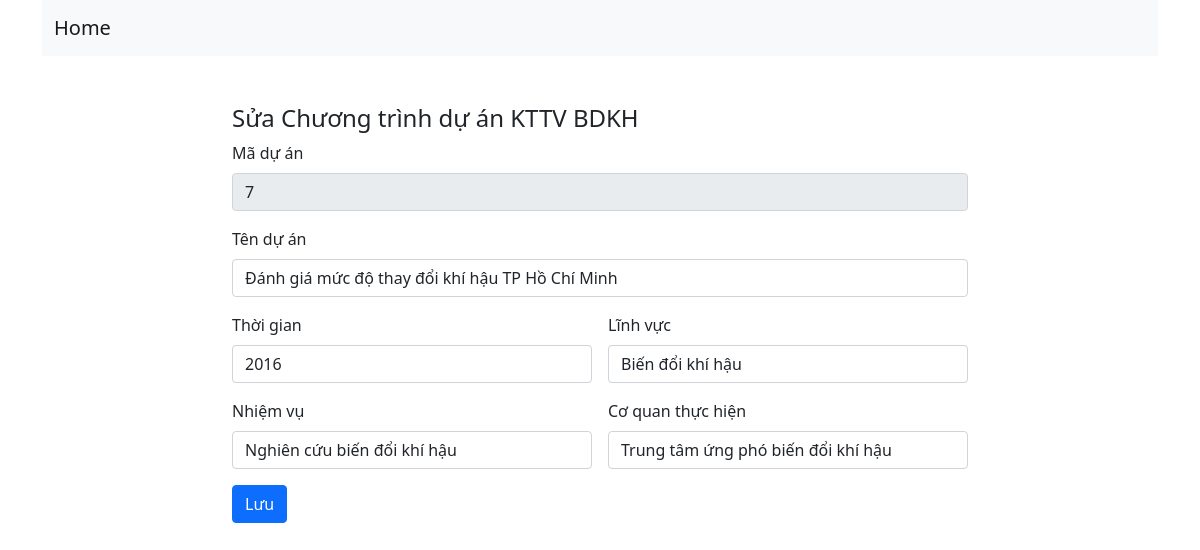
Screenshot of /index.php?controller=duan&action=edit&daid=7 with the database file from the repository.
### tables this page shows
CREATE TABLE `duan` (
  `maduan` int(20) UNSIGNED NOT NULL,
  `tenduan` varchar(255) NOT NULL,
  `namthuchien` int(4) NOT NULL,
  `linhvuc` varchar(50) NOT NULL,
  `nhiemvu` varchar(50) NOT NULL,
  `coquanthuchien` varchar(50) NOT NULL
);

### src/controller/DuanController.php (called while the page is built, shortened)
<?php
require_once 'model/DuanModel.php';
class DuanController{
    function edit(){
        $id = $_GET['daid'];
        $daModal = new DuanModal();
        $DA = $daModal->getDAById($id);
        require_once 'view/Duan/edit.php';
    }
}
?>

### src/index.php (called while the page is built, shortened)
<?php
    $action     = isset($_GET['action']) ? $_GET['action'] : 'index';
    $object = new $classController();
    $object->$action();
?>

### src/model/DuanModel.php (called while the page is built, shortened)
<?php
class DuanModal{
    public function connectDb() {
        $connection = mysqli_connect(DB_HOST, DB_USERNAME, DB_PASSWORD, DB_NAME);
        return $connection;
    }
    public function getDAById($da_id = null) {
        $connection = $this->connectDb();
        $querySelect = "SELECT * FROM duan WHERE maduan={$da_id}";
        $results = mysqli_query($connection, $querySelect);
        $daArr = [];
        if (mysqli_num_rows($results) > 0) {
            $das = mysqli_fetch_all($results, MYSQLI_ASSOC);
            $daArr = $das[0];
        }
        return $daArr;
    }
}
?>

### src/view/Duan/edit.php (the view, shortened to what this page needs)
<?php
require 'view/template/header.php'
?>
<main>
    <div class="container">
        <div class="row">
            <div class="col-md-8 ms-auto me-auto">
                <h4>Sửa Chương trình dự án KTTV BDKH</h4>
                <form class="row g-3 needs-validation" method="post" action="" novalidate>
                    <div class="col-md-12">
                        <label for="validationCustom01" class="form-label">Mã dự án</label>
                        <input type="text" class="form-control" name="maduan" id="validationCustom01" readonly value="<?php echo isset($_GET['daid']) ? $_GET['daid'] : $DA['maduan']?>" required>
                    </div>
                    <div class="col-md-12">
                        <label for="validationCustom01" class="form-label">Tên dự án</label>
                        <input type="text" class="form-control" name="tenduan" id="validationCustom01" value="<?php echo isset($_POST['tenduan']) ? $_POST['tenduan'] : $DA['tenduan']?>" required>
                    </div>
                    <div class="col-md-6">
                        <label for="validationCustom02" class="form-label">Thời gian</label>
                        <input type="text" class="form-control" name="namthuchien" id="validationCustom02" value="<?php echo isset($_POST['namthuchien']) ? $_POST['namthuchien'] : $DA['namthuchien']?>" required>
                    </div>
                    <div class="col-md-6">
                        <label for="validationCustom02" class="form-label">Lĩnh vực</label>
                        <input type="text" class="form-control" name="linhvuc" id="validationCustom02" value="<?php echo isset($_POST['linhvuc']) ? $_POST['linhvuc'] : $DA['linhvuc']?>" required>
                    </div>
                    <div class="col-md-6">
                        <label for="validationCustom02" class="form-label">Nhiệm vụ</label>
                        <input type="text" class="form-control" name="nhiemvu" id="validationCustom02" value="<?php echo isset($_POST['nhiemvu']) ? $_POST['nhiemvu'] : $DA['nhiemvu']?>" required>
                    </div>
                    <div class="col-md-6">
                        <label for="validationCustom02" class="form-label">Cơ quan thực hiện</label>
                        <input type="text" class="form-control" name="coquanthuchien" id="validationCustom02" value="<?php echo isset($_POST['coquanthuchien']) ? $_POST['coquanthuchien'] : $DA['coquanthuchien']?>" required>
                    </div>
                    <div class="col-12">
                        <button class="btn btn-primary" name="submit" type="submit">Lưu</button>
                    </div>
                </form>
            </div>
        </div>
    </div>
</main>

### rows the page displays
duan: tenduan "Đánh giá mức độ thay đổi khí hậu TP Hồ Chí Minh", namthuchien "2016", linhvuc "Biến đổi khí hậu", nhiemvu "Nghiên cứu biến đổi khí hậu", coquanthuchien "Trung tâm ứng phó biến đổi khí hậu"
